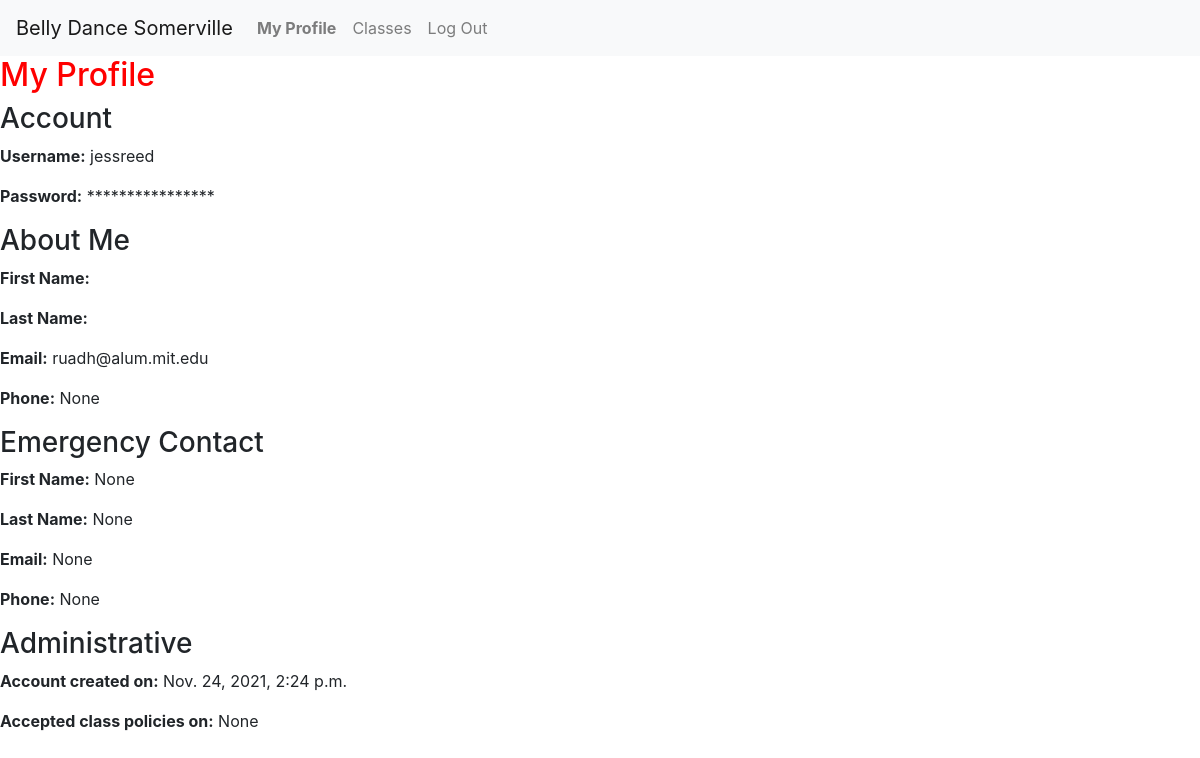
Page /users/1 (signed in) on the committed database.
### enrollment/models.py (models this page shows, shortened)
class User(AbstractUser):
    timezones = tuple(zip(pytz.all_timezones, pytz.all_timezones))
    timezone = models.CharField(max_length=32, choices=timezones,
                                default=settings.DEFAULT_TIMEZONE)
    first_name = models.CharField(max_length=128, null=True, blank=True)
    last_name = models.CharField(max_length=128, null=True, blank=True)
    email = models.EmailField(max_length=254, null=False, blank=False)
    phone = models.CharField(max_length=32, null=True, blank=True)
    emergency_first = models.CharField(max_length=128, null=True, blank=True)
    emergency_last = models.CharField(max_length=128, null=True, blank=True)
    emergency_email = models.EmailField(max_length=254, null=True, blank=True)
    emergency_phone = models.CharField(max_length=32, null=True, blank=True)
    accept_terms = models.DateTimeField(null=True, blank=True)

### enrollment/views.py (the view)
# urls.py: path('users/<int:id>', views.view_profile, name='view_profile'),
@login_required
def view_profile(request, id):
    return render(request, 'enrollment/profile.html')

### enrollment/context_processors.py (called while the page is built)
def global_settings(request):
    return {
    'DEFAULT_TIMEZONE': settings.DEFAULT_TIMEZONE,
    'SCHOOL_NAME': settings.SCHOOL_NAME,
    'SCHOOL_POLICIES': settings.SCHOOL_POLICIES,
    'NO_OFFERINGS': settings.NO_OFFERINGS,
    }

### enrollment/templates/enrollment/profile.html (shortened to what this page needs)
{% extends "enrollment/layout.html" %}
{% block body %}
    <h2>My Profile</h2>
    {% if user %}
        <h3>Account</h3>
        <p><span class="label">Username:</span>  {{user.username}}</p>
        <p><span class="label">Password:</span>  ****************</p>
        <h3>About Me</h3>
        <p><span class="label">First Name:</span>  {{user.first_name}}</p>
        <p><span class="label">Last Name:</span>  {{user.last_name}}</p>
        <p><span class="label">Email:</span>  {{user.email}}</p>
        <p><span class="label">Phone:</span>  {{user.phone}}</p>
        <h3>Emergency Contact</h3>
        <p><span class="label">First Name:</span>  {{user.emergency_first}}</p>
        <p><span class="label">Last Name:</span>  {{user.emergency_last}}</p>
        <p><span class="label">Email:</span>  {{user.emergency_email}}</p>
        <p><span class="label">Phone:</span>  {{user.emergency_phone}}</p>
        <h3>Administrative</h3>
        <p><span class="label">Account created on:</span>  {{user.date_joined}}</p>
        <p><span class="label">Accepted class policies on:</span>  {{user.accept_terms}}</p>
    {% endif %}
{% endblock %}

### enrollment/static/enrollment/styles.css (style rules this page uses)
h2 { color:red; }
.label { font-weight: bold; }

### rows in the picture
User: username "jessreed", email "ruadh@alum.mit.edu", phone "None", emergency_first "None", emergency_last "None", emergency_email "None", emergency_phone "None", date_joined "Nov. 24, 2021, 2:24 p.m.", accept_terms "None"

### other values in the picture
{{ SCHOOL_NAME }} "Belly Dance Somerville"
